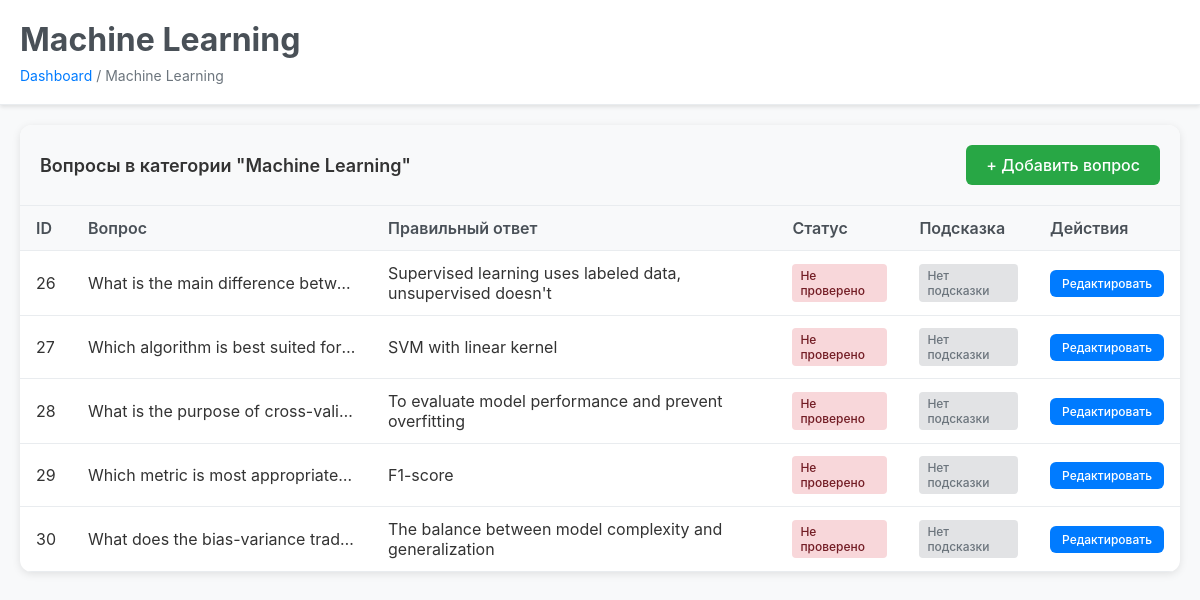
/admin/category/Machine Learning, run on the app's committed database.
### utils/database.py (models this page shows)
class Question(Base):
    __tablename__ = "questions"
    id = Column(Integer, primary_key=True, index=True)
    category = Column(String, nullable=False)  # Main category (Python, ML, etc.)
    sub_category = Column(String, nullable=True)  # Sub-category within main category
    submodule_id = Column(Integer, nullable=True)  # References submodules.id (legacy)
    question_text = Column(Text, nullable=False)
    options = Column(Text, nullable=False)  # JSON string
    correct_answer = Column(String, nullable=False)
    hint = Column(Text, nullable=True)  # Hint for the question
    image_path = Column(String, nullable=True)  # Path to question image
    verified = Column(Boolean, default=False)  # Admin verification flag
    created_at = Column(DateTime, default=datetime.utcnow)

### admin_flask_OLD.py (the view)
@app.route('/admin/category/<category>')
def admin_category(category):
    try:
        questions = db_manager.get_questions_by_category(category)
        return render_template('admin_category.html', category=category, questions=questions)
    except Exception as e:
        flash(f'Ошибка: {str(e)}')
        return redirect(url_for('admin_dashboard'))

### utils/database.py (called while the page is built)
    def get_db(self):
        db = self.SessionLocal()
        try:
            return db
        finally:
            pass  # Don't close here, let the caller handle it

    def get_questions_by_category(self, category: str) -> List[Dict]:
        db = self.get_db()
        try:
            questions = db.query(Question).filter(Question.category == category).all()
            result = []
            for q in questions:
                result.append({
                    'id': q.id,
                    'question': q.question_text,
                    'options': json.loads(q.options),
                    'correct_answer': q.correct_answer,
                    'hint': getattr(q, 'hint', None),
                    'image_path': getattr(q, 'image_path', None),
                    'verified': getattr(q, 'verified', False)
                })
            return result
        finally:
            db.close()

### templates/admin_category.html (shortened to what this page needs)
<!DOCTYPE html>
<html lang="ru">
<head>
</head>
<body>
    <div class="header">
        <h1>{{ category }}</h1>
        <div class="breadcrumb">
            <a href="{{ url_for('admin_dashboard') }}">Dashboard</a> / {{ category }}
        </div>
    </div>
    <div class="container">
        <div class="questions-table">
            <div class="table-header">
                <div class="table-title">Вопросы в категории "{{ category }}"</div>
                <a href="{{ url_for('admin_new_question', category=category) }}" class="btn btn-success">+ Добавить вопрос</a>
            </div>
            {% if questions %}
            <table>
                <thead>
                    <tr>
                        <th>ID</th>
                        <th>Вопрос</th>
                        <th>Правильный ответ</th>
                        <th>Статус</th>
                        <th>Подсказка</th>
                        <th>Действия</th>
                    </tr>
                </thead>
                <tbody>
                    {% for question in questions %}
                    <tr>
                        <td>{{ question.id }}</td>
                        <td class="question-preview">{{ question.question }}</td>
                        <td>{{ question.correct_answer }}</td>
                        <td>
                            {% if question.verified %}
                                <span class="status-badge status-verified">Проверено</span>
                            {% else %}
                                <span class="status-badge status-unverified">Не проверено</span>
                            {% endif %}
                        </td>
                        <td>
                            {% if question.hint %}
                                <span class="status-badge status-has-hint">Есть подсказка</span>
                            {% else %}
                                <span class="status-badge status-no-hint">Нет подсказки</span>
                            {% endif %}
                        </td>
                        <td>
                            <div class="actions">
                                <a href="{{ url_for('admin_question', question_id=question.id) }}" class="btn btn-small">Редактировать</a>
                            </div>
                        </td>
                    </tr>
                    {% endfor %}
                </tbody>
            </table>
            {% else %}
            <div style="padding: 40px; text-align: center; color: #6c757d;">
                <p>В этой категории пока нет вопросов.</p>
                <a href="{{ url_for('admin_new_question', category=category) }}" class="btn btn-success" style="margin-top: 20px;">Добавить первый вопрос</a>
            </div>
            {% endif %}
        </div>
    </div>
</body>
</html>

### templates/admin_category.html (style rules this page uses)
* { margin: 0; padding: 0; box-sizing: border-box; }
body { font-family: -apple-system, BlinkMacSystemFont, 'Segoe UI', Roboto, sans-serif; background: #f8f9fa; color: #333; }
.header { background: white; padding: 20px; border-bottom: 1px solid #e9ecef; box-shadow: 0 2px 4px rgba(0,0,0,0.1); }
.header h1 { color: #495057; margin-bottom: 8px; }
.breadcrumb { color: #6c757d; font-size: 14px; }
.breadcrumb a { color: #007bff; text-decoration: none; }
.container { max-width: 1200px; margin: 0 auto; padding: 20px; }
.questions-table { background: white; border-radius: 12px; box-shadow: 0 2px 8px rgba(0,0,0,0.1); overflow: hidden; }
.table-header { background: #f8f9fa; padding: 20px; border-bottom: 1px solid #e9ecef; display: flex; justify-content: space-between; align-items: center; }
.table-title { font-size: 18px; font-weight: 600; }
.btn { display: inline-block; padding: 10px 20px; background: #007bff; color: white; text-decoration: none; border-radius: 6px; font-weight: 500; transition: background-color 0.2s ease; }
.btn-success { background: #28a745; }
.btn-small { padding: 6px 12px; font-size: 12px; }
table { width: 100%; border-collapse: collapse; }
th, td { padding: 12px 16px; text-align: left; border-bottom: 1px solid #e9ecef; }
th { background: #f8f9fa; font-weight: 600; color: #495057; }
.question-preview { max-width: 300px; overflow: hidden; text-overflow: ellipsis; white-space: nowrap; }
.status-badge { display: inline-block; padding: 4px 8px; border-radius: 4px; font-size: 12px; font-weight: 500; }
.status-unverified { background: #f8d7da; color: #721c24; }
.status-no-hint { background: #e2e3e5; color: #6c757d; }
.actions { display: flex; gap: 8px; }

### data on the page
Question: id "26", question "What is the main difference betw…", correct_answer "Supervised learning uses labeled data, unsupervised doesn't"
Question: id "27", question "Which algorithm is best suited for…", correct_answer "SVM with linear kernel"
Question: id "28", question "What is the purpose of cross-vali…", correct_answer "To evaluate model performance and prevent overfitting"
Question: id "29", question "Which metric is most appropriate…", correct_answer "F1-score"
Question: id "30", question "What does the bias-variance trad…", correct_answer "The balance between model complexity and generalization"

### other printed values
{{ category }} "Machine Learning"
